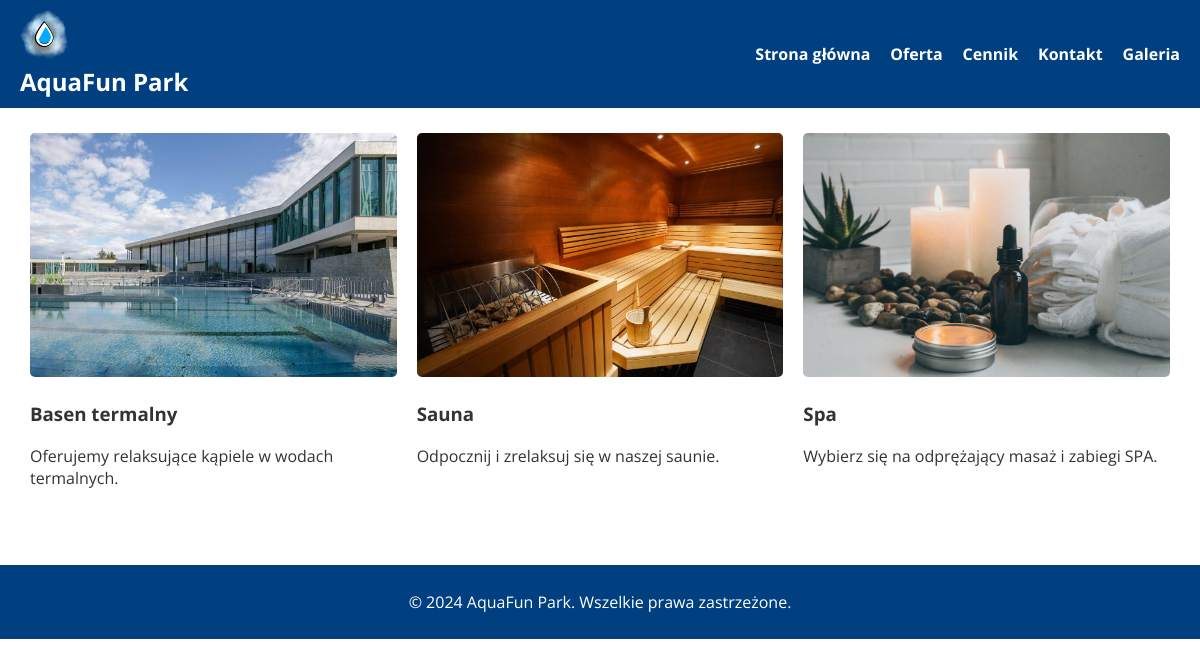
Page /oferta.php on the committed database.
### tables this page shows
CREATE TABLE `offer` (
  `id` int(11) NOT NULL,
  `name` varchar(255) NOT NULL,
  `description` text NOT NULL,
  `image` varchar(255) NOT NULL
);

### oferta.php (the view, shortened to what this page needs)
<?php
include 'db_connect.php';
?>
<!DOCTYPE html>
<html lang="pl">
<head>
    <link rel="stylesheet" href="style.css">
</head>
<body>
    <header>
        <div class="top-bar">
            <div class="logo">
                <img src="logo.png" alt="Logo AquaFun Park">
                <h3>AquaFun Park</h3>
            </div>
            <nav class="main-nav">
                <ul>
                    <li><a href="index.php">Strona główna</a></li>
                    <li><a href="oferta.php">Oferta</a></li>
                    <li><a href="cennik.php">Cennik</a></li>
                    <li><a href="kontakt.php">Kontakt</a></li>
                    <li><a href="galeria.php">Galeria</a></li>
                </ul>
            </nav>
        </div>
    </header>
    <section class="offer">
        <div class="container">
            <h2>Nasza Oferta</h2>
            <div class="offer-items">
                <?php
                $result = $conn->query("SELECT * FROM offer");
                while($row = $result->fetch_assoc()) {
                    echo '<div class="offer-item">
                            <img src="' . $row['image'] . '" alt="' . $row['name'] . '">
                            <h3>' . $row['name'] . '</h3>
                            <p>' . $row['description'] . '</p>
                          </div>';
                }
                ?>
            </div>
        </div>
    </section>
    <footer>
        <p>&copy; 2024 AquaFun Park. Wszelkie prawa zastrzeżone.</p>
    </footer>
</body>
</html>

### style.css (style rules this page uses)
body { font-family: 'Open Sans', sans-serif; margin: 0; padding: 0; color: #333; }
header { background-color: #004080; color: #fff; padding: 10px 0; position: fixed; width: 100%; top: 0; left: 0; z-index: 1000; }
.top-bar { display: flex; align-items: center; justify-content: space-between; padding: 0 20px; }
.logo img { height: 50px; margin-right: 10px; }
.logo h3 { margin: 0; font-size: 1.5em; }
.main-nav ul { list-style: none; margin: 0; padding: 0; display: flex; }
.main-nav li { margin-left: 20px; }
.main-nav a { color: #fff; text-decoration: none; font-weight: 700; }
.offer, .pricing, .gallery { padding: 50px 20px; }
.offer-items, .gallery-items { display: flex; flex-wrap: wrap; }
.offer-item, .gallery-item { flex: 1 1 30%; margin: 10px; }
.offer-item img, .gallery-item img { max-width: 100%; height: auto; border-radius: 5px; }
footer { background-color: #004080; color: #fff; text-align: center; padding: 10px 0; }

### rows in the picture
offer: image (picture), name "Basen termalny", description "Oferujemy relaksujące kąpiele w wodach termalnych."
offer: image (picture), name "Sauna", description "Odpocznij i zrelaksuj się w naszej saunie."
offer: image (picture), name "Spa", description "Wybierz się na odprężający masaż i zabiegi SPA."
